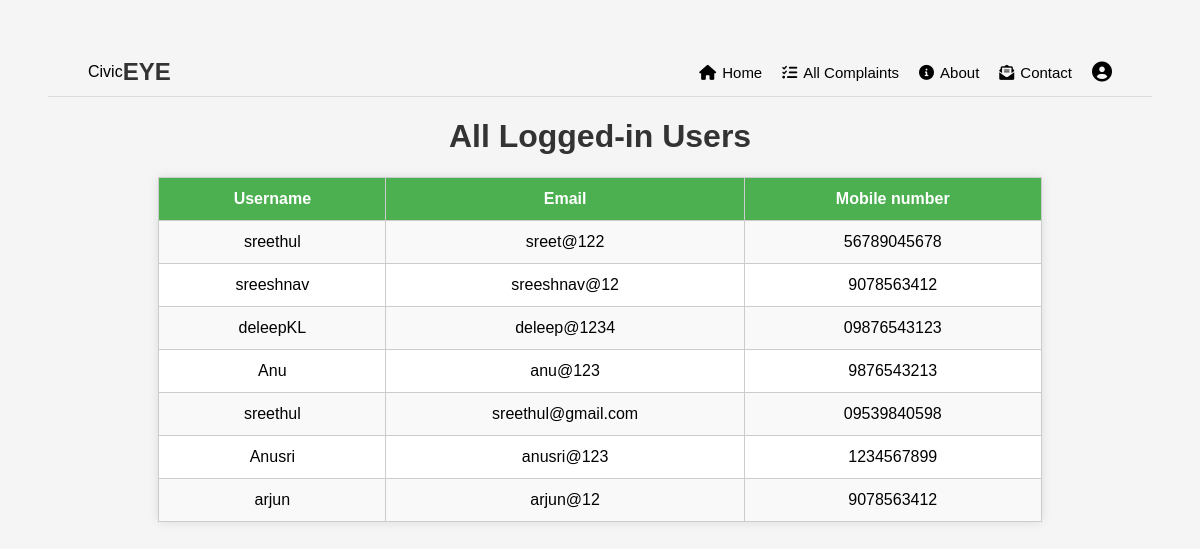
The app's page /admin_users_list, older data.
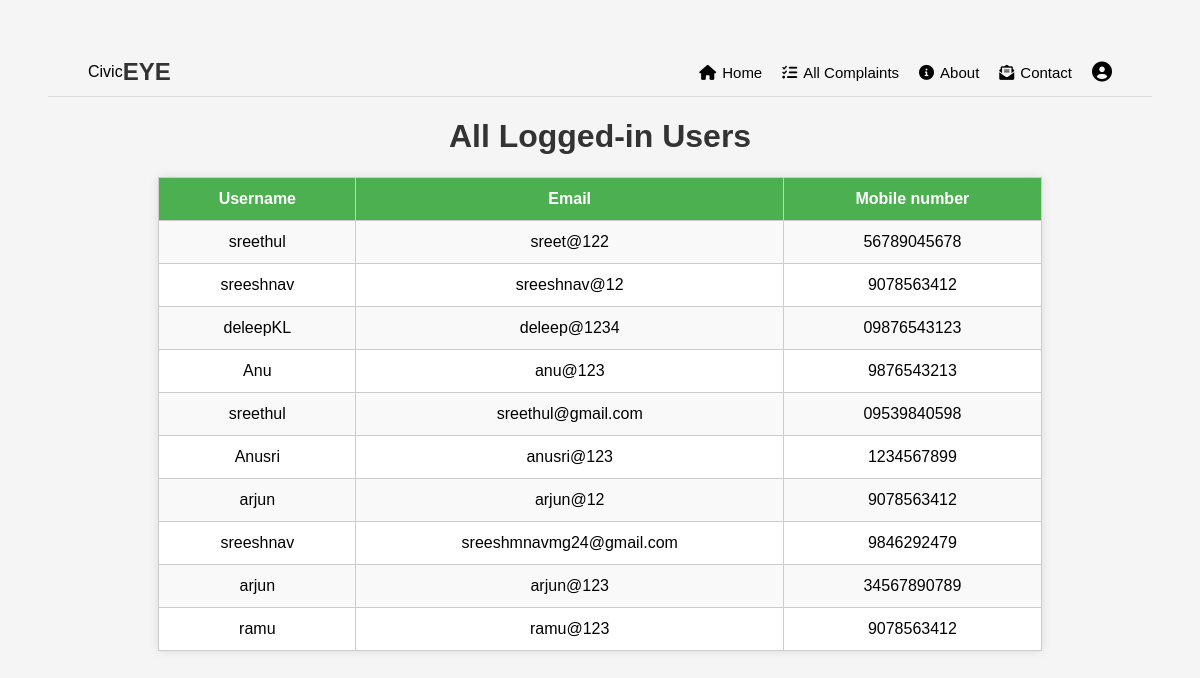
The same page, newer data.
### myapp/models.py (models this page shows, shortened)
class Signup(models.Model):
    fullname = models.CharField(max_length=50)
    mobile_number = models.CharField(max_length=50)
    date_of_birth = models.DateField()
    email = models.CharField(max_length=50, unique=True)
    password = models.CharField(max_length=128)

### myapp/views.py (the view)
# urls.py: path('admin_users_list', views.users_list_view, name='admin_users_list'),
def users_list_view(request):
    users = Signup.objects.all()
    return render(request, 'admin_userlist.html', {'users': users})

### template/admin_userlist.html (shortened to what this page needs)
<!DOCTYPE html>
<html lang="en">
<head>
    <link rel="stylesheet" href="https://cdnjs.cloudflare.com/ajax/libs/font-awesome/6.0.0-beta3/css/all.min.css">
</head>
<body>
    <header>
    <div class="logo">
      <div class="logo">Civic<span>EYE</span></div>
    </div>
    <nav>
      <a href="{% url 'admin_dashboard' %}"><i class="fas fa-home"></i> Home</a>
      <a href="{% url 'admin_complainte' %}"><i class="fas fa-tasks"></i> All Complaints</a>
      <a href="{% url 'about_view' %}"><i class="fas fa-info-circle"></i>About</a>
      <a href="{% url 'contact_view' %}"><i class="fas fa-envelope-open-text"></i>Contact</a>
      <div class="profile-menu">
        <i class="fas fa-user-circle profile-icon"></i>
      </div>
    </nav>
  </header>
  <h1>All Logged-in Users</h1>
  <table>
    <tr>
      <th>Username</th>
      <th>Email</th>
      <th>Mobile number</th>
    </tr>
{% for user in users %}
<tr>
  <td>{{ user.fullname }}</td>
  <td>{{ user.email }}</td>
  <td>{{ user.mobile_number }}</td>
</tr>
{% endfor %}
  </table>
</body>
</html>

Row changes from the older to the newer data that the page shows:
added Signup: fullname "sreeshnav", email "sreeshmnavmg24@gmail.com", mobile_number "9846292479"
added Signup: fullname "arjun", email "arjun@123", mobile_number "34567890789"
added Signup: fullname "ramu", email "ramu@123", mobile_number "9078563412"
